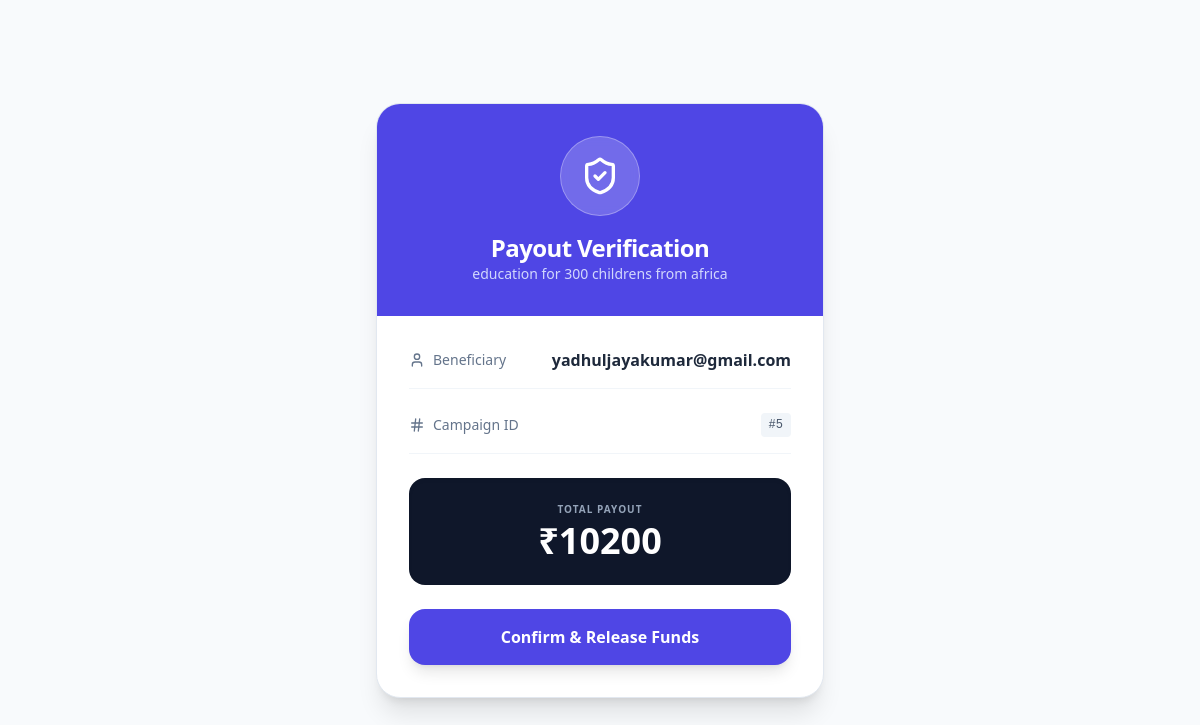
The page /pay-withdraw/5/ on the database its author committed.
### app/models.py (models this page shows, shortened)
class WithdrawalRequest(models.Model):
    campaign = models.ForeignKey(Campaign, on_delete=models.CASCADE, related_name='payout_requests') # Unique name
    requested_by = models.ForeignKey(User, on_delete=models.CASCADE)
    requested_at = models.DateTimeField(auto_now_add=True)
    STATUS_CHOICES = [
        ('pending', 'Pending'),
        ('approved', 'Approved'),
        ('rejected', 'Rejected'),
    ]
    status = models.CharField(max_length=20, choices=STATUS_CHOICES, default='pending')

class Campaign(models.Model):
    creator = models.ForeignKey(User, on_delete=models.CASCADE, related_name='campaigns')
    title = models.CharField(max_length=255)
    category = models.CharField(max_length=100)
    goal = models.DecimalField(max_digits=12, decimal_places=2)
    file=models.FileField(upload_to='campaign_files/',null=True,blank=True,default=None)
    description = models.TextField()
    conductor_name = models.CharField(max_length=255)
    conductor_contact = models.CharField(max_length=255, blank=True, null=True)
    conductor_bio = models.TextField(blank=True, null=True)
    razorpay_account_id = models.CharField(max_length=100, blank=True, null=True)
    image = models.ImageField(upload_to='campaign_banners/')
    STATUS_CHOICES = [
        ('pending', 'Pending Approval'),
        ('approved', 'Approved'),
        ('rejected', 'Rejected'),
        ('completed','Completed')
    ]
    status = models.CharField(max_length=20, choices=STATUS_CHOICES, default='pending')
    created_at = models.DateTimeField(auto_now_add=True)
    updated_at = models.DateTimeField(auto_now=True)
    def get_current_total(self):
        result = self.project.filter(is_paid=True).aggregate(total=Sum('cash'))
        return result['total'] or 0

### app/views.py (the view)
# urls.py: path('pay-withdraw/<int:pk>/', views.process_upi_payment, name='process_upi_payment'),
def process_upi_payment(request, pk):
    withdraw_req = get_object_or_404(WithdrawalRequest, id=pk)
    context = {
        'withdraw': withdraw_req,
        'conductor': withdraw_req.requested_by,
        'amount': withdraw_req.campaign.get_current_total(), # Added () if it's a method
        'razorpay_id': withdraw_req.campaign.razorpay_account_id,
        'RAZORPAY_KEY_ID': settings.RAZORPAY_KEY_ID,
    }
    return render(request, 'payment.html', context)

### templates/payment.html (shortened to what this page needs)
<!DOCTYPE html>
<html lang="en">
<head>
    <script src="https://cdn.tailwindcss.com"></script>
</head>
<body class="bg-slate-50 font-sans antialiased">
    <div class="min-h-screen flex items-center justify-center py-12 px-4">
        <div class="max-w-md w-full">
            <div class="bg-white rounded-3xl border border-slate-200 shadow-xl overflow-hidden">
                <div class="bg-indigo-600 p-8 text-center relative">
                    <div class="w-20 h-20 bg-white/20 rounded-full flex items-center justify-center mx-auto mb-4 backdrop-blur-sm border border-white/30">
                        <i data-lucide="shield-check" class="text-white w-10 h-10"></i>
                    </div>
                    <h2 class="text-2xl font-bold text-white tracking-tight">Payout Verification</h2>
                    <p class="text-indigo-100 text-sm opacity-90">{{ withdraw.campaign.title }}</p>
                </div>
                <div class="p-8 space-y-6">
                    <div class="flex justify-between items-center pb-4 border-b border-slate-100">
                        <span class="text-sm text-slate-500 flex items-center gap-2">
                            <i data-lucide="user" class="w-4 h-4"></i> Beneficiary
                        </span>
                        <span class="font-bold text-slate-800">{{ conductor.username }}</span>
                    </div>
                    <div class="flex justify-between items-center pb-4 border-b border-slate-100">
                        <span class="text-sm text-slate-500 flex items-center gap-2">
                            <i data-lucide="hash" class="w-4 h-4"></i> Campaign ID
                        </span>
                        <span class="font-mono text-xs bg-slate-100 px-2 py-1 rounded text-slate-600">
                            #{{ withdraw.campaign.id }}
                        </span>
                    </div>
                    <div class="bg-slate-900 p-6 rounded-2xl flex flex-col items-center shadow-inner">
                        <div class="text-slate-400 text-[10px] font-bold uppercase tracking-widest mb-1">Total Payout</div>
                        <div class="text-4xl font-black text-white">₹{{ amount }}</div>
                    </div>
                    <button id="rzp-button" class="w-full py-4 bg-indigo-600 hover:bg-indigo-700 text-white rounded-2xl font-bold shadow-lg transition-transform active:scale-95 flex items-center justify-center gap-2 group">
                        Confirm & Release Funds
                    </button>
                </div>
            </div>
        </div>
    </div>
</body>
</html>

### rows shown on the page
WithdrawalRequest: campaign "education for 300 childrens from africa", campaign.id "5"

### other values the page prints
{{ conductor.username }} "yadhuljayakumar@gmail.com"
{{ amount }} "10200"
